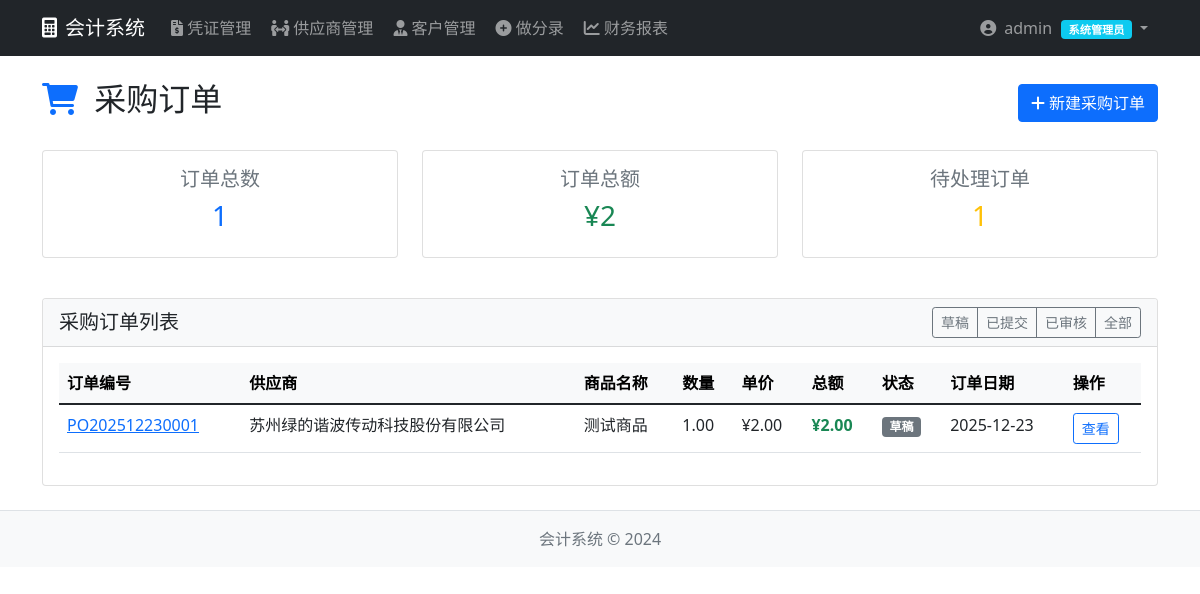
/finance/purchase-orders/ (signed in), run on the app's committed database.
### users_app/models.py (models this page shows, shortened)
class UserProfile(models.Model):
    user = models.OneToOneField(User, on_delete=models.CASCADE, related_name='profile', verbose_name="关联用户")
    role = models.ForeignKey(Role, on_delete=models.PROTECT, verbose_name="所属角色")
    department = models.CharField(max_length=50, verbose_name="所属部门")
    employee_id = models.CharField(max_length=20, unique=True, verbose_name="员工编号")
    phone = models.CharField(max_length=11, blank=True, null=True, verbose_name="联系电话")
    status = models.CharField(
        max_length=20,
        choices=[('ACTIVE', '启用'), ('INACTIVE', '停用')],
        default='ACTIVE',
        verbose_name="状态"
    )
    update_time = models.DateTimeField(auto_now=True, verbose_name="更新时间")
    class Meta:
        verbose_name = "用户扩展信息"
        verbose_name_plural = "用户扩展信息"
        ordering = ['employee_id']

class Role(models.Model):
    ROLE_TYPE_CHOICES = [
        ('ADMIN', '系统管理员'),
        ('GENERAL_ACCOUNTANT', '总账会计'),
        ('PURCHASE_ACCOUNTANT', '采购会计'),
        ('SALES_ACCOUNTANT', '销售会计'),
        ('CASHIER', '出纳'),
        ('ACCOUNTANT_SUPERVISOR', '会计主管'),
        ('EMPLOYEE', '普通员工'),
        ('HR_STAFF', '人事专员'),
    ]
    role_code = models.CharField(max_length=30, primary_key=True, verbose_name="角色编码")
    role_name = models.CharField(max_length=50, choices=ROLE_TYPE_CHOICES, unique=True, verbose_name="角色名称")
    role_desc = models.TextField(blank=True, null=True, verbose_name="角色描述")
    related_use_cases = models.TextField(blank=True, null=True, verbose_name="关联用例（编号）")
    create_time = models.DateTimeField(auto_now_add=True, verbose_name="创建时间")
    class Meta:
        verbose_name = "角色"
        verbose_name_plural = "角色"
        ordering = ['role_code']

### finance_app/models.py (models this page shows, shortened)
class PurchaseOrder(models.Model):
    ORDER_STATUS = [
        ('DRAFT', '草稿'),
        ('SUBMITTED', '已提交'),
        ('APPROVED', '已审核'),
        ('RECEIVED', '已收货'),
        ('CANCELLED', '已取消'),
    ]
    order_number = models.CharField('订单编号', max_length=50, unique=True)
    supplier = models.ForeignKey(Supplier, on_delete=models.CASCADE, verbose_name='供应商')
    order_date = models.DateField('订单日期', default=timezone.now)
    expected_date = models.DateField('预计到货日期', null=True, blank=True)
    status = models.CharField('状态', max_length=20, choices=ORDER_STATUS, default='DRAFT')
    total_amount = models.DecimalField('订单总额', max_digits=12, decimal_places=2, default=0)
    tax_amount = models.DecimalField('税额', max_digits=12, decimal_places=2, default=0)
    paid_amount = models.DecimalField('已付金额', max_digits=12, decimal_places=2, default=0)
    product_name = models.CharField('商品名称', max_length=200)
    quantity = models.DecimalField('数量', max_digits=10, decimal_places=2, default=0)
    unit_price = models.DecimalField('单价', max_digits=10, decimal_places=2, default=0)
    notes = models.TextField('备注', blank=True)
    created_by = models.ForeignKey(User, on_delete=models.SET_NULL, null=True, verbose_name='创建人')
    created_time = models.DateTimeField('创建时间', auto_now_add=True)
    updated_time = models.DateTimeField('更新时间', auto_now=True)
    class Meta:
        verbose_name = '采购订单'
        verbose_name_plural = '采购订单'
        ordering = ['-order_date', '-created_time']

class Supplier(models.Model):
    STATUS_CHOICES = [
        ('ACTIVE', '启用'),
        ('INACTIVE', '停用'),
    ]
    supplier_id = models.CharField(max_length=20, primary_key=True, verbose_name="供应商ID")
    supplier_name = models.CharField(max_length=100, null=False, blank=False, verbose_name="供应商名称")
    payment_terms = models.CharField(max_length=50, null=True, blank=True, verbose_name="付款条件")
    current_payable = models.DecimalField(max_digits=15, decimal_places=2, default=0.00,
                                          verbose_name="当前应付账款")
    bank_account = models.CharField(max_length=50, null=True, blank=True, verbose_name="银行账号")
    status = models.CharField(
        max_length=20,
        choices=STATUS_CHOICES,
        null=False,
        blank=False,
        default='ACTIVE',
        verbose_name="状态"
    )
    create_time = models.DateTimeField(auto_now_add=True, verbose_name="创建时间")
    update_time = models.DateTimeField(auto_now=True, verbose_name="更新时间")
    class Meta:
        db_table = 'suppliers'  # 显式指定数据库表名
        verbose_name = "供应商"
        verbose_name_plural = "供应商"
        ordering = ['supplier_id']

### finance_app/views.py (the view, shortened to what this page needs)
        def _wrapped_view(request, *args, **kwargs):
            if not request.user.is_authenticated:
                return redirect('users:login')
            if request.user.username == 'admin':
                return view_func(request, *args, **kwargs)

### finance_app/views.py (called while the page is built, shortened)
def check_finance_permission(permission_type):
    def decorator(view_func):
        def _wrapped_view(request, *args, **kwargs):
            if not request.user.is_authenticated:
                return redirect('users:login')
            if request.user.username == 'admin':
                return view_func(request, *args, **kwargs)
        return _wrapped_view
    return decorator

@login_required
@check_finance_permission('voucher')
def purchase_order_list(request):
    orders = PurchaseOrder.objects.all().order_by('-order_date')
    total_orders = orders.count()
    total_amount = orders.aggregate(Sum('total_amount'))['total_amount__sum'] or 0
    pending_orders = orders.filter(status__in=['DRAFT', 'SUBMITTED']).count()
    context = {
        'orders': orders,
        'title': '采购订单',
        'total_orders': total_orders,
        'total_amount': total_amount,
        'pending_orders': pending_orders,
    }
    return render(request, 'finance_app/purchase_order_list.html', context)

### finance_app/templates/finance_app/purchase_order_list.html
{% extends 'base.html' %}
{% load humanize %}
{% block content %}
<div class="container mt-4">
    <div class="d-flex justify-content-between align-items-center mb-4">
        <h2>
            <i class="fas fa-shopping-cart text-primary me-2"></i>
            {{ title }}
        </h2>
        <div>
            <a href="{% url 'finance_app:purchase_order_create' %}" class="btn btn-primary">
                <i class="fas fa-plus me-1"></i>新建采购订单
            </a>
        </div>
    </div>
    <div class="row mb-4">
        <div class="col-md-4 mb-3">
            <div class="card">
                <div class="card-body text-center">
                    <h5 class="card-title text-muted">订单总数</h5>
                    <h3 class="text-primary">{{ total_orders }}</h3>
                </div>
            </div>
        </div>
        <div class="col-md-4 mb-3">
            <div class="card">
                <div class="card-body text-center">
                    <h5 class="card-title text-muted">订单总额</h5>
                    <h3 class="text-success">¥{{ total_amount|intcomma }}</h3>
                </div>
            </div>
        </div>
        <div class="col-md-4 mb-3">
            <div class="card">
                <div class="card-body text-center">
                    <h5 class="card-title text-muted">待处理订单</h5>
                    <h3 class="text-warning">{{ pending_orders }}</h3>
                </div>
            </div>
        </div>
    </div>
    <div class="card">
        <div class="card-header bg-light d-flex justify-content-between align-items-center">
            <h5 class="mb-0">采购订单列表</h5>
            <div class="btn-group">
                <a href="?status=DRAFT" class="btn btn-sm btn-outline-secondary">草稿</a>
                <a href="?status=SUBMITTED" class="btn btn-sm btn-outline-secondary">已提交</a>
                <a href="?status=APPROVED" class="btn btn-sm btn-outline-secondary">已审核</a>
                <a href="?" class="btn btn-sm btn-outline-secondary">全部</a>
            </div>
        </div>
        <div class="card-body">
            {% if orders %}
            <div class="table-responsive">
                <table class="table table-hover">
                    <thead class="table-light">
                        <tr>
                            <th>订单编号</th>
                            <th>供应商</th>
                            <th>商品名称</th>
                            <th>数量</th>
                            <th>单价</th>
                            <th>总额</th>
                            <th>状态</th>
                            <th>订单日期</th>
                            <th>操作</th>
                        </tr>
                    </thead>
                    <tbody>
                        {% for order in orders %}
                        <tr>
                            <td>
                                <a href="{% url 'finance_app:purchase_order_detail' order.id %}">
                                    {{ order.order_number }}
                                </a>
                            </td>
                            <td>{{ order.supplier.supplier_name }}</td>
                            <td>{{ order.product_name }}</td>
                            <td>{{ order.quantity }}</td>
                            <td>¥{{ order.unit_price|intcomma }}</td>
                            <td>
                                <strong class="text-success">¥{{ order.total_amount|intcomma }}</strong>
                            </td>
                            <td>
                                <span class="badge bg-{% if order.status == 'DRAFT' %}secondary
                                                    {% elif order.status == 'SUBMITTED' %}warning
                                                    {% elif order.status == 'APPROVED' %}primary
                                                    {% elif order.status == 'RECEIVED' %}success
                                                    {% else %}danger{% endif %}">
                                    {{ order.get_status_display }}
                                </span>
                            </td>
                            <td>{{ order.order_date|date:"Y-m-d" }}</td>
                            <td>
                                <a href="{% url 'finance_app:purchase_order_detail' order.id %}"
                                   class="btn btn-sm btn-outline-primary">
                                    查看
                                </a>
                            </td>
                        </tr>
                        {% endfor %}
                    </tbody>
                </table>
            </div>
            {% else %}
            <div class="text-center py-5">
                <i class="fas fa-shopping-cart fa-4x text-muted mb-3"></i>
                <h5 class="text-muted">暂无采购订单</h5>
                <p class="text-muted mb-4">点击上方按钮创建第一个采购订单</p>
            </div>
            {% endif %}
        </div>
    </div>
</div>
{% endblock %}

### templates/base.html (shortened to what this page needs)
<!DOCTYPE html>
<html lang="zh-CN">
<head>
    <link href="https://cdn.jsdelivr.net/npm/bootstrap@5.1.3/dist/css/bootstrap.min.css" rel="stylesheet">
    <link rel="stylesheet" href="https://cdnjs.cloudflare.com/ajax/libs/font-awesome/6.0.0/css/all.min.css">
</head>
<body>
    <nav class="navbar navbar-expand-lg navbar-dark bg-dark">
        <div class="container">
            <a class="navbar-brand" href="{% url 'users:home' %}">
                <i class="fas fa-calculator me-2"></i>会计系统
            </a>
            <div class="collapse navbar-collapse" id="navbarNav">
                <ul class="navbar-nav me-auto">
                    {% if user.is_authenticated %}
                        {% with role_code=user.profile.role.role_code %}
                        {% if user.username == 'admin' or role_code in "GENERAL_ACCOUNTANT,PURCHASE_ACCOUNTANT,SALES_ACCOUNTANT,ACCOUNTANT_SUPERVISOR,CASHIER" %}
                        <li class="nav-item">
                            <a class="nav-link" href="{% url 'finance_app:voucher_list' %}">
                                <i class="fas fa-file-invoice-dollar"></i> 凭证管理
                            </a>
                        </li>
                        {% endif %}
                        {% if user.username == 'admin' or role_code in "PURCHASE_ACCOUNTANT,ACCOUNTANT_SUPERVISOR" %}
                        <li class="nav-item">
                            <a class="nav-link" href="{% url 'finance_app:supplier_list' %}">
                                <i class="fas fa-people-arrows"></i> 供应商管理
                            </a>
                        </li>
                        {% endif %}
                        {% if user.username == 'admin' or role_code in "SALES_ACCOUNTANT,ACCOUNTANT_SUPERVISOR" %}
                        <li class="nav-item">
                            <a class="nav-link" href="{% url 'finance_app:customer_list' %}">
                                <i class="fas fa-user-tie"></i> 客户管理
                            </a>
                        </li>
                        {% endif %}
                        {% if user.username == 'admin' or role_code in "GENERAL_ACCOUNTANT,PURCHASE_ACCOUNTANT,SALES_ACCOUNTANT,ACCOUNTANT_SUPERVISOR,CASHIER" %}
                        <li class="nav-item">
                            <a class="nav-link" href="{% url 'finance_app:voucher_create' %}">
                                <i class="fas fa-plus-circle"></i> 做分录
                            </a>
                        </li>
                        {% endif %}
                        {% if user.username == 'admin' or role_code in "GENERAL_ACCOUNTANT,PURCHASE_ACCOUNTANT,SALES_ACCOUNTANT,ACCOUNTANT_SUPERVISOR,CASHIER" %}
                        <li class="nav-item">
                            <a class="nav-link" href="{% url 'finance_app:report_home' %}">
                                <i class="fas fa-chart-line"></i> 财务报表
                            </a>
                        </li>
                        {% endif %}
                        {% endwith %}
                    {% endif %}
                </ul>
                <ul class="navbar-nav">
                    {% if user.is_authenticated %}
                    <li class="nav-item dropdown">
                        <a class="nav-link dropdown-toggle" href="#" id="userDropdown" role="button" data-bs-toggle="dropdown">
                            <i class="fas fa-user-circle"></i>
                            <span class="ms-1">{{ user.username }}</span>
                            <span class="user-role-badge badge bg-info">
                                {{ user.profile.role.get_role_name_display|default:"未分配" }}
                            </span>
                        </a>
                    </li>
                    {% else %}
                    <li class="nav-item">
                        <a class="nav-link" href="{% url 'users:login' %}">
                            <i class="fas fa-sign-in-alt"></i> 登录
                        </a>
                    </li>
                    {% endif %}
                </ul>
            </div>
        </div>
    </nav>
    <main>
        {% block content %}{% endblock %}
    </main>
    <footer class="bg-light py-3 mt-4 border-top">
        <div class="container text-center">
            <span class="text-muted">会计系统 &copy; 2024</span>
        </div>
    </footer>
</body>
</html>

### templates/base.html (style rules this page uses)
.navbar-nav .nav-link { padding: 0.5rem 1rem; margin: 0 2px; border-radius: 4px; transition: all 0.3s; }
.user-role-badge { font-size: 0.7rem; vertical-align: middle; margin-left: 5px; }

### data on the page
PurchaseOrder: order_number "PO202512230001", supplier.supplier_name "苏州绿的谐波传动科技股份有限公司", product_name "测试商品", quantity "1.00", unit_price "2.00", total_amount "2.00", status "草稿", order_date "2025-12-23"

### other printed values
{{ user.username }} "admin"
{{ user.profile.role.get_role_name_display|default:"未分配" }} "系统管理员"
{{ title }} "采购订单"
{{ total_orders }} "1"
{{ total_amount|intcomma }} "2"
{{ pending_orders }} "1"
